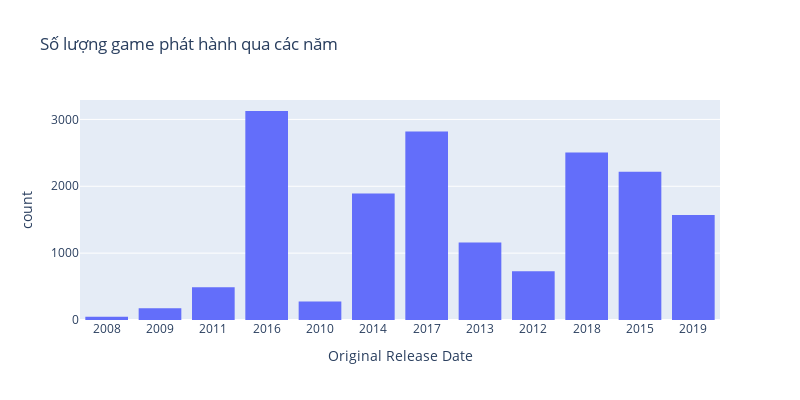

Notebook cell for this chart:
### Code cell
fig = px.histogram(games,x='Original Release Date', title="Số lượng game phát hành qua các năm",width=800,height=400)
fig.show()

### Figure 1 — Plotly figure (JSON) as saved in the notebook; plotly's stock layout.template omitted (floating-point values rounded to 4 significant figures; data arrays with more than 128 entries replaced by an {"elided": "..."} marker saying what was removed)
{"data": [{"alignmentgroup": "True", "bingroup": "x", "hovertemplate": "Original Release Date=%{x}<br>count=%{y}<extra></extra>", "legendgroup": "", "marker": {"color": "#636efa", "pattern": {"shape": ""}}, "name": "", "offsetgroup": "", "orientation": "v", "showlegend": false, "type": "histogram", "x": {"elided": "17007 str values"}, "xaxis": "x", "yaxis": "y"}], "layout": {"barmode": "relative", "height": 400, "legend": {"tracegroupgap": 0}, "title": {"text": "Số lượng game phát hành qua các năm"}, "width": 800, "xaxis": {"anchor": "y", "domain": [0, 1], "title": {"text": "Original Release Date"}}, "yaxis": {"anchor": "x", "domain": [0, 1], "title": {"text": "count"}}}}
